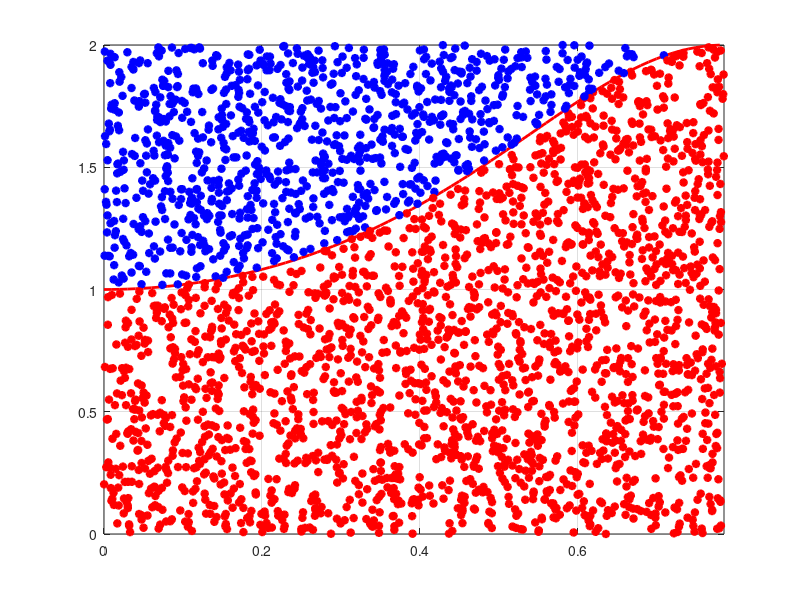

The MATLAB script that drew this image:
% Tarea 24
% 1 de Febrero del 2022
% Integración por método de Simpson y MonteCarlo

clear all; close all; clc;

a = 0; b = pi/4; n1 = 3e3; h = (b - a)/(2*n1);
x = a:h:b;

f = @(x) 1./(sin(x).^4 + cos(x).^4);
y = f(x);
i = 0:2*n1;
coeff = 3 + (-1).^(i+1); 
coeff(1) = 1; 
coeff(end) = 1;

AreaSimpson = (h/3)*sum(coeff.*y) 
%%%%%%%%%%%%%%%%%%%%%%%%%%%%%%%%5
x1 = a:0.01:b;y1 = 1./(sin(x1).^4 + cos(x1).^4);m = 0;
figure(2);clf;
plot(x1, y1, 'r-', 'Linewidth', 2); grid on; hold on;

for n = 1:n1
  x2 = pi/4*rand;
  y2 = f(pi/4)*rand;
  if (y2 - 1./(sin(x2).^4 + cos(x2).^4) <= 0)
    m += 1;
    plot(x2, y2, 'r*', 'Linewidth', 2 ); grid on; 
    xlim([0 pi/4]); drawnow
   else
    plot(x2, y2, 'b*', 'Linewidth', 2 ); grid on; 
    xlim([0 pi/4]); drawnow
  endif
endfor

format long
A = (m/n1)*(pi/4*f(pi/4))
piapproxMC = A*2^(3/2)

piapproxSim = AreaSimpson*2^(3/2)
errorSim = 100*(abs(pi - piapproxSim))/pi
errorMC = 100*(abs(pi - piapproxMC))/pi
% Se concluye que MonteCarlo no es tan eficiente como el método de Simpson.
% errorSim =    2.827159716856459e-14
% errorMC =    6.750674693296201e-01
